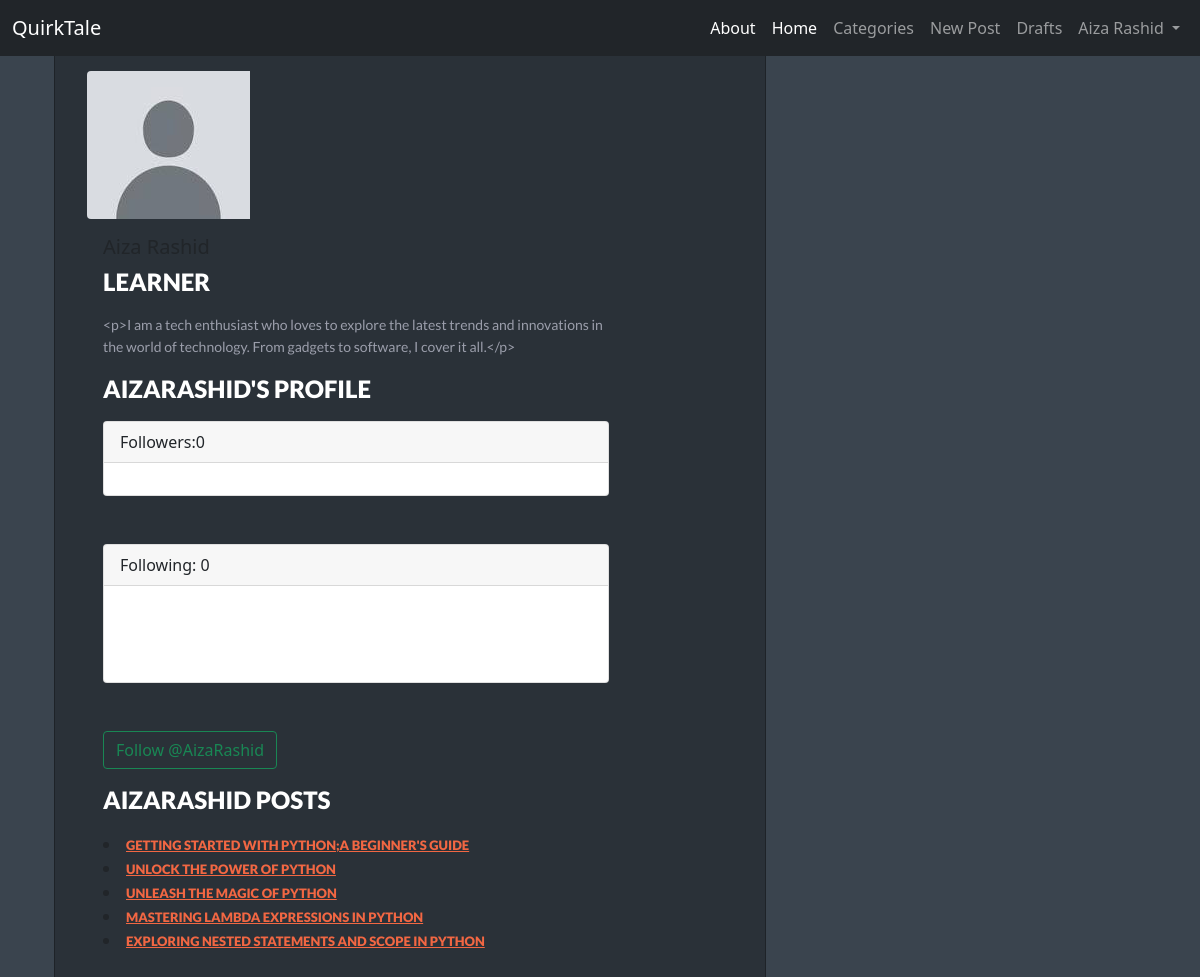
The app's page /authorprofile/1/ (signed in), older data.
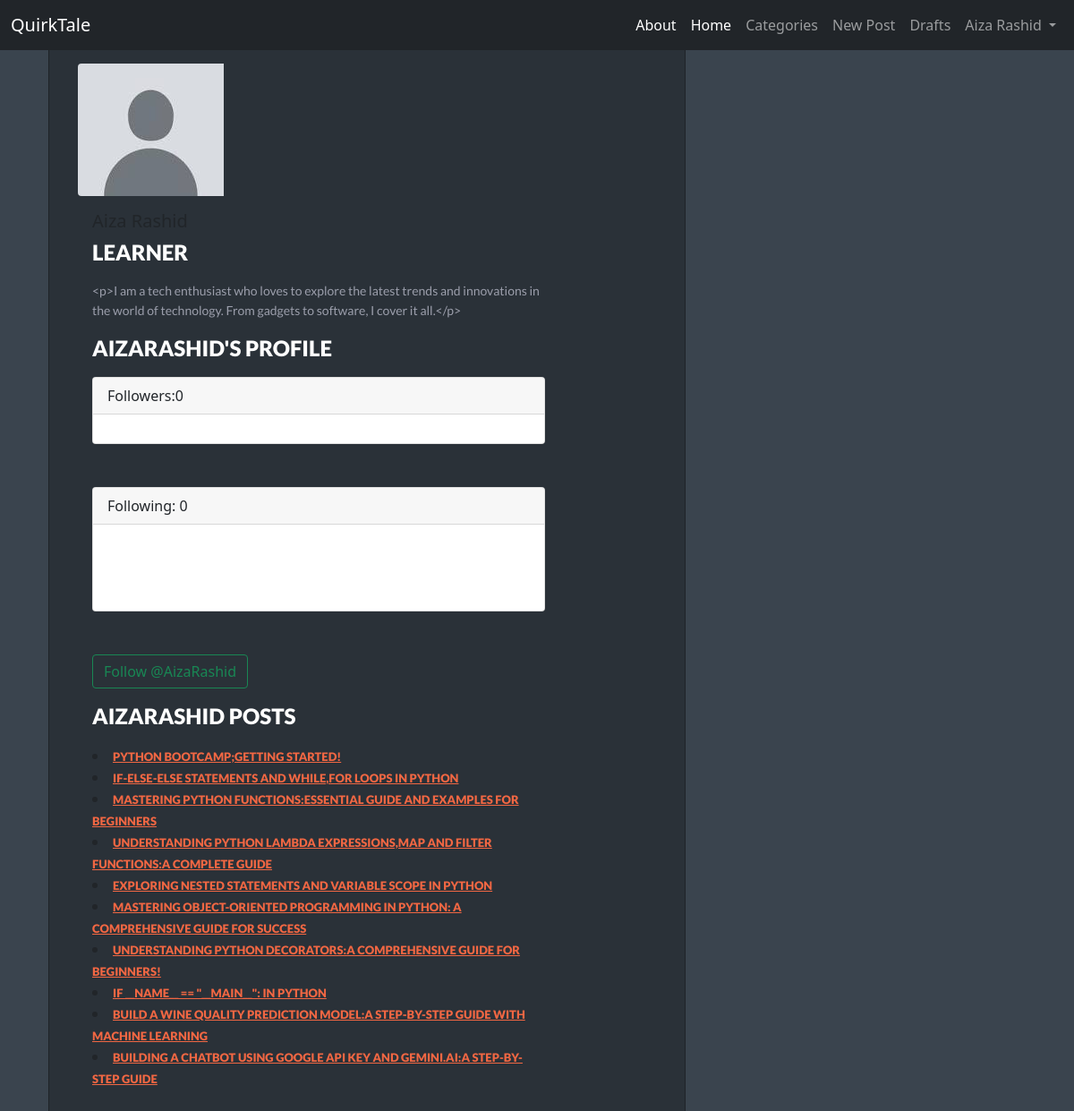
The same page, newer data.
### blog/models.py (models this page shows, shortened)
class Post(models.Model):
    author = models.ForeignKey(User,on_delete=models.CASCADE)
    title = models.CharField(max_length=200)
    title_tag = models.CharField(max_length=255,default='title tag')
    header_image = models.ImageField(null=True,blank=True,upload_to="header_images/")
    alt_text = models.CharField(max_length=255,blank=True,null=True)
    text = RichTextField(blank=True,null=True)
    created_date = models.DateTimeField(default=timezone.now)
    published_date = models.DateTimeField(blank=True, null=True)
    category = models.CharField(max_length=200,default='coding')
    snippet = models.CharField(max_length=100,default="Click on the link below to read full article...",null=True,blank=True)
    likes = models.ManyToManyField(User,related_name='blog_posts')

### blog/views.py (the view)
# urls.py: path('authorprofile/<int:author_id>/',views.authorprofile,name='author_profile'),
def authorprofile(request, author_id):
    if request.user.is_authenticated:
        author = User.objects.get(pk=author_id)
        profile = Profile.objects.get(user_id=author_id)
        author_profile = Profile.objects.get(user=author)
        author_posts = Post.objects.filter(author=author)
        following = author.profile.followers.filter(id=request.user.id).exists()
        return render(request,'blog/author_profile.html',{"author":author,"following":following,"author_profile":author_profile,"author_posts":author_posts})
    else:
        messages.success(request,("You must be Logged In to see this page!"))
        return redirect('post_list')

### blog/templates/blog/author_profile.html (shortened to what this page needs)
{% extends 'blog/base.html' %}
{% load static %}
{% block content %}
<div class="container">
   <div class="row">
    <div class=col-md-4>
      <div class="inner">
        {% if author_profile.profile_pic %}
        <img src="{{ author_profile.profile_pic.url }}" class="img-fluid rounded-start">
         {% else %}
        <img src="{% static 'images/default_profile_pic.jpg' %}" class="img-fluid rounded-start">
        {% endif %}<div class="col-md-10">
      <div class="card-body">
        <h5 class="card-title">
        </h5>
        <h2 class="card-text">
            {{  author_profile.bio }}
        </h2>
            <p>{{  author_profile.description }}</p>
       <h2>{{ author_profile.user.username }}'s Profile</h2>
        <div class="card">
         <div class="card-header">Followers:{{ author_profile.followers.count}}
        </div>
         <div class="card-body">
          </div>
         </div><br/><br/>
         <div class="card">
         <div class="card-header">Following: {{ author_profile.following.count}}</div>
         <div class="card-body">
          <br/><br/>
        </div>
        </div><br/><br/>
       {% if request.user.is_authenticated %}
        <form method=POST>
        {% if following  %}
          <button class="btn btn-outline-danger" name="follow" value="unfollow" type="submit">Unfollow @{{ author_profile.user.username }}</button>
        {% else %}
          <button class="btn btn-outline-success" name="follow" value="follow" type="submit">Follow @{{ author_profile.user.username }}</button>
        {% endif %}
      </form>
      {% else %}
        <p>Login To Follow!</p>
        {% endif %}
        <h2>{{ author_profile.user.username }} Posts</h2>
        {% for post in author_posts %}
        <li><a class="category" href="{%url 'post_detail' post.pk %}">{{post.title}}</a></li>
        {% endfor %}
      </div>
   </div>
</div>
</div>
{% endblock %}

Row changes from the older to the newer data that the page shows:
changed Post: title "GETTING STARTED WITH PYTHON;A BEGINNER'S GUIDE" → "PYTHON BOOTCAMP;GETTING STARTED!"
changed Post: title "UNLOCK THE POWER OF PYTHON" → "IF-ELSE-ELSE STATEMENTS AND WHILE,FOR LOOPS IN PYTHON"
changed Post: title "UNLEASH THE MAGIC OF PYTHON" → "MASTERING PYTHON FUNCTIONS:ESSENTIAL GUIDE AND EXAMPLES FOR BEGINNERS"
changed Post: title "MASTERING LAMBDA EXPRESSIONS IN PYTHON" → "UNDERSTANDING PYTHON LAMBDA EXPRESSIONS,MAP AND FILTER FUNCTIONS:A COMPLETE GUIDE"
changed Post: title "EXPLORING NESTED STATEMENTS AND SCOPE IN PYTHON" → "EXPLORING NESTED STATEMENTS AND VARIABLE SCOPE IN PYTHON"
added Post: title "MASTERING OBJECT-ORIENTED PROGRAMMING IN PYTHON: A COMPREHENSIVE GUIDE FOR SUCCESS"
added Post: title "UNDERSTANDING PYTHON DECORATORS:A COMPREHENSIVE GUIDE FOR BEGINNERS!"
added Post: title "IF __NAME__ == \"__MAIN__\": IN PYTHON"
added Post: title "BUILD A WINE QUALITY PREDICTION MODEL:A STEP-BY-STEP GUIDE WITH MACHINE LEARNING"
added Post: title "BUILDING A CHATBOT USING GOOGLE API KEY AND GEMINI.AI:A STEP-BY-STEP GUIDE"
